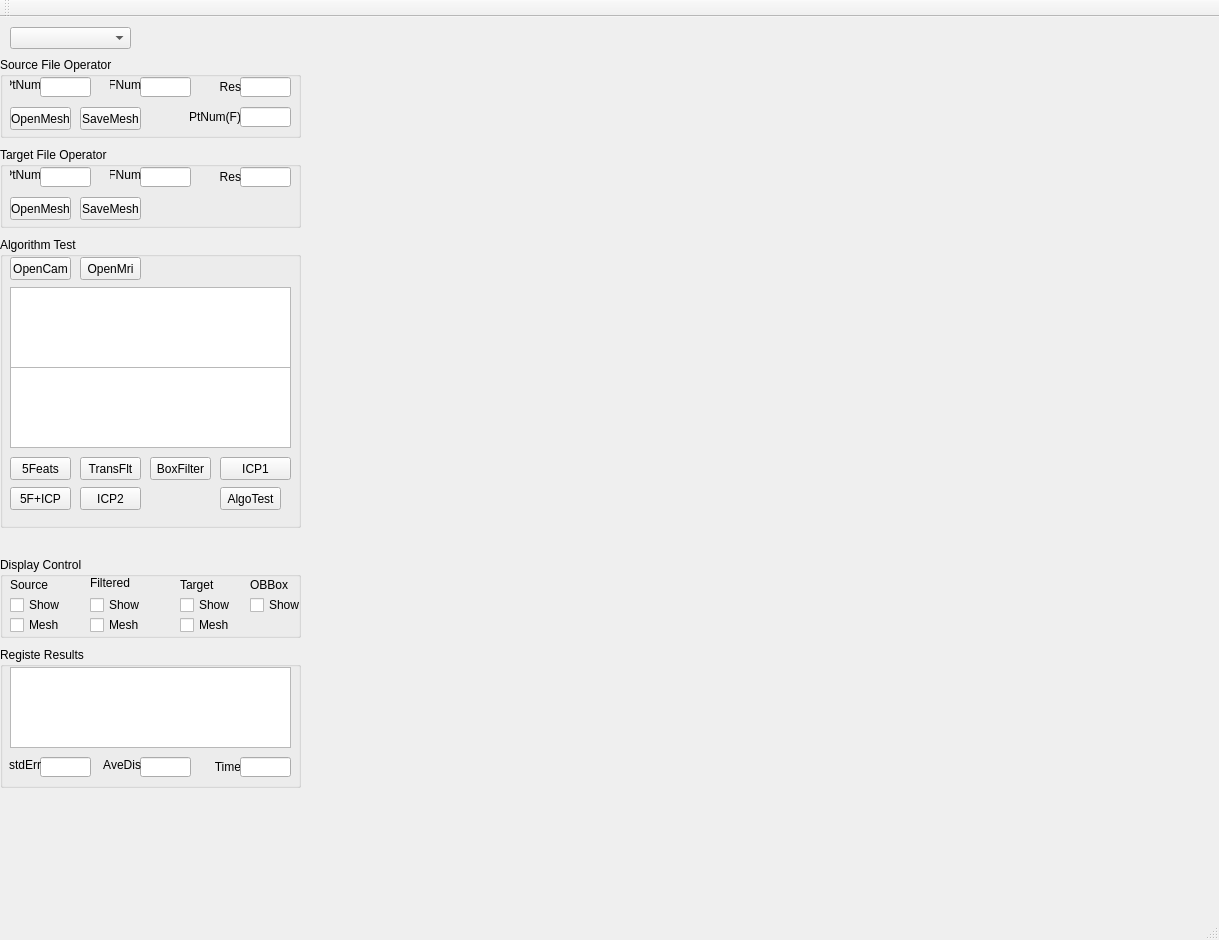
<?xml version="1.0" encoding="UTF-8"?>
<ui version="4.0">
 <class>QtRegAlgorithmClass</class>
 <widget class="QMainWindow" name="QtRegAlgorithmClass">
  <property name="geometry">
   <rect>
    <x>0</x>
    <y>0</y>
    <width>1219</width>
    <height>940</height>
   </rect>
  </property>
  <property name="windowTitle">
   <string>QtRegAlgorithm</string>
  </property>
  <widget class="QWidget" name="centralWidget">
   <widget class="QVTKWidget" name="qvtkWidget">
    <property name="geometry">
     <rect>
      <x>310</x>
      <y>0</y>
      <width>921</width>
      <height>931</height>
     </rect>
    </property>
   </widget>
   <widget class="QGroupBox" name="gBoxSrcFilesOp">
    <property name="geometry">
     <rect>
      <x>0</x>
      <y>40</y>
      <width>301</width>
      <height>81</height>
     </rect>
    </property>
    <property name="sizePolicy">
     <sizepolicy hsizetype="Fixed" vsizetype="Preferred">
      <horstretch>0</horstretch>
      <verstretch>0</verstretch>
     </sizepolicy>
    </property>
    <property name="title">
     <string>Source File Operator</string>
    </property>
    <widget class="QPushButton" name="btnSaveSrcMesh">
     <property name="geometry">
      <rect>
       <x>80</x>
       <y>50</y>
       <width>61</width>
       <height>23</height>
      </rect>
     </property>
     <property name="text">
      <string>SaveMesh</string>
     </property>
    </widget>
    <widget class="QPushButton" name="btnOpenSrcMesh">
     <property name="geometry">
      <rect>
       <x>10</x>
       <y>50</y>
       <width>61</width>
       <height>23</height>
      </rect>
     </property>
     <property name="text">
      <string>OpenMesh</string>
     </property>
    </widget>
    <widget class="QLabel" name="labSrcPtNum">
     <property name="geometry">
      <rect>
       <x>10</x>
       <y>20</y>
       <width>31</width>
       <height>16</height>
      </rect>
     </property>
     <property name="text">
      <string>PtNum</string>
     </property>
     <property name="alignment">
      <set>Qt::AlignRight|Qt::AlignTrailing|Qt::AlignVCenter</set>
     </property>
     <property name="buddy">
      <cstring>lEditSrcPtNum</cstring>
     </property>
    </widget>
    <widget class="QLineEdit" name="lEditSrcPtNum">
     <property name="geometry">
      <rect>
       <x>40</x>
       <y>20</y>
       <width>51</width>
       <height>20</height>
      </rect>
     </property>
    </widget>
    <widget class="QLineEdit" name="lEditSrcFcNum">
     <property name="geometry">
      <rect>
       <x>140</x>
       <y>20</y>
       <width>51</width>
       <height>20</height>
      </rect>
     </property>
    </widget>
    <widget class="QLabel" name="labSrcFcNum">
     <property name="geometry">
      <rect>
       <x>110</x>
       <y>20</y>
       <width>31</width>
       <height>16</height>
      </rect>
     </property>
     <property name="text">
      <string>FNum</string>
     </property>
     <property name="alignment">
      <set>Qt::AlignRight|Qt::AlignTrailing|Qt::AlignVCenter</set>
     </property>
     <property name="buddy">
      <cstring>lEditSrcPtNum</cstring>
     </property>
    </widget>
    <widget class="QLineEdit" name="lEditSrcRes">
     <property name="geometry">
      <rect>
       <x>240</x>
       <y>20</y>
       <width>51</width>
       <height>20</height>
      </rect>
     </property>
    </widget>
    <widget class="QLabel" name="labSrcRes">
     <property name="geometry">
      <rect>
       <x>220</x>
       <y>20</y>
       <width>21</width>
       <height>20</height>
      </rect>
     </property>
     <property name="text">
      <string>Res</string>
     </property>
     <property name="alignment">
      <set>Qt::AlignRight|Qt::AlignTrailing|Qt::AlignVCenter</set>
     </property>
     <property name="buddy">
      <cstring>lEditSrcPtNum</cstring>
     </property>
    </widget>
    <widget class="QLabel" name="labFltPtNum">
     <property name="geometry">
      <rect>
       <x>190</x>
       <y>50</y>
       <width>51</width>
       <height>20</height>
      </rect>
     </property>
     <property name="text">
      <string>PtNum(F)</string>
     </property>
     <property name="alignment">
      <set>Qt::AlignRight|Qt::AlignTrailing|Qt::AlignVCenter</set>
     </property>
     <property name="buddy">
      <cstring>lEditSrcPtNum</cstring>
     </property>
    </widget>
    <widget class="QLineEdit" name="lEditFltPtNum">
     <property name="geometry">
      <rect>
       <x>240</x>
       <y>50</y>
       <width>51</width>
       <height>20</height>
      </rect>
     </property>
    </widget>
   </widget>
   <widget class="QGroupBox" name="gBoxAlgormTest">
    <property name="geometry">
     <rect>
      <x>0</x>
      <y>220</y>
      <width>301</width>
      <height>291</height>
     </rect>
    </property>
    <property name="title">
     <string>Algorithm Test</string>
    </property>
    <widget class="QPushButton" name="btnICPReg">
     <property name="geometry">
      <rect>
       <x>220</x>
       <y>220</y>
       <width>71</width>
       <height>23</height>
      </rect>
     </property>
     <property name="text">
      <string>ICP1</string>
     </property>
    </widget>
    <widget class="QPushButton" name="btnFiveFeature">
     <property name="geometry">
      <rect>
       <x>10</x>
       <y>220</y>
       <width>61</width>
       <height>23</height>
      </rect>
     </property>
     <property name="text">
      <string>5Feats</string>
     </property>
    </widget>
    <widget class="QPlainTextEdit" name="txtEditMriFeaturePts">
     <property name="geometry">
      <rect>
       <x>10</x>
       <y>130</y>
       <width>281</width>
       <height>81</height>
      </rect>
     </property>
    </widget>
    <widget class="QPushButton" name="btnOpenCam5Feat">
     <property name="geometry">
      <rect>
       <x>10</x>
       <y>20</y>
       <width>61</width>
       <height>23</height>
      </rect>
     </property>
     <property name="text">
      <string>OpenCam</string>
     </property>
    </widget>
    <widget class="QPushButton" name="btnOpenMri5Feat">
     <property name="geometry">
      <rect>
       <x>80</x>
       <y>20</y>
       <width>61</width>
       <height>23</height>
      </rect>
     </property>
     <property name="text">
      <string>OpenMri</string>
     </property>
    </widget>
    <widget class="QPushButton" name="btnBoxFilter">
     <property name="geometry">
      <rect>
       <x>150</x>
       <y>220</y>
       <width>61</width>
       <height>23</height>
      </rect>
     </property>
     <property name="text">
      <string>BoxFilter</string>
     </property>
    </widget>
    <widget class="QPlainTextEdit" name="txtEditCamFeaturePts">
     <property name="geometry">
      <rect>
       <x>10</x>
       <y>50</y>
       <width>281</width>
       <height>81</height>
      </rect>
     </property>
    </widget>
    <widget class="QPushButton" name="btnTransFilter">
     <property name="geometry">
      <rect>
       <x>80</x>
       <y>220</y>
       <width>61</width>
       <height>23</height>
      </rect>
     </property>
     <property name="text">
      <string>TransFlt</string>
     </property>
    </widget>
    <widget class="QPushButton" name="btn5FPlusICP">
     <property name="geometry">
      <rect>
       <x>10</x>
       <y>250</y>
       <width>61</width>
       <height>23</height>
      </rect>
     </property>
     <property name="text">
      <string>5F+ICP</string>
     </property>
    </widget>
    <widget class="QPushButton" name="btnICP2">
     <property name="geometry">
      <rect>
       <x>80</x>
       <y>250</y>
       <width>61</width>
       <height>23</height>
      </rect>
     </property>
     <property name="text">
      <string>ICP2</string>
     </property>
    </widget>
    <widget class="QPushButton" name="btnTestAlgo">
     <property name="geometry">
      <rect>
       <x>220</x>
       <y>250</y>
       <width>61</width>
       <height>23</height>
      </rect>
     </property>
     <property name="text">
      <string>AlgoTest</string>
     </property>
    </widget>
   </widget>
   <widget class="QGroupBox" name="gBoxTarFilesOp">
    <property name="geometry">
     <rect>
      <x>0</x>
      <y>130</y>
      <width>301</width>
      <height>81</height>
     </rect>
    </property>
    <property name="sizePolicy">
     <sizepolicy hsizetype="Fixed" vsizetype="Preferred">
      <horstretch>0</horstretch>
      <verstretch>0</verstretch>
     </sizepolicy>
    </property>
    <property name="title">
     <string>Target File Operator</string>
    </property>
    <widget class="QPushButton" name="btnSaveTarMesh">
     <property name="geometry">
      <rect>
       <x>80</x>
       <y>50</y>
       <width>61</width>
       <height>23</height>
      </rect>
     </property>
     <property name="text">
      <string>SaveMesh</string>
     </property>
    </widget>
    <widget class="QPushButton" name="btnOpenTarMesh">
     <property name="geometry">
      <rect>
       <x>10</x>
       <y>50</y>
       <width>61</width>
       <height>23</height>
      </rect>
     </property>
     <property name="text">
      <string>OpenMesh</string>
     </property>
    </widget>
    <widget class="QLabel" name="labTarPtNum">
     <property name="geometry">
      <rect>
       <x>10</x>
       <y>20</y>
       <width>31</width>
       <height>16</height>
      </rect>
     </property>
     <property name="text">
      <string>PtNum</string>
     </property>
     <property name="alignment">
      <set>Qt::AlignRight|Qt::AlignTrailing|Qt::AlignVCenter</set>
     </property>
     <property name="buddy">
      <cstring>lEditSrcPtNum</cstring>
     </property>
    </widget>
    <widget class="QLineEdit" name="lEditTarPtNum">
     <property name="geometry">
      <rect>
       <x>40</x>
       <y>20</y>
       <width>51</width>
       <height>20</height>
      </rect>
     </property>
    </widget>
    <widget class="QLineEdit" name="lEditTarFcNum">
     <property name="geometry">
      <rect>
       <x>140</x>
       <y>20</y>
       <width>51</width>
       <height>20</height>
      </rect>
     </property>
    </widget>
    <widget class="QLabel" name="labTarFcNum">
     <property name="geometry">
      <rect>
       <x>110</x>
       <y>20</y>
       <width>31</width>
       <height>16</height>
      </rect>
     </property>
     <property name="text">
      <string>FNum</string>
     </property>
     <property name="alignment">
      <set>Qt::AlignRight|Qt::AlignTrailing|Qt::AlignVCenter</set>
     </property>
     <property name="buddy">
      <cstring>lEditSrcPtNum</cstring>
     </property>
    </widget>
    <widget class="QLineEdit" name="lEditTarRes">
     <property name="geometry">
      <rect>
       <x>240</x>
       <y>20</y>
       <width>51</width>
       <height>20</height>
      </rect>
     </property>
    </widget>
    <widget class="QLabel" name="labTarRes">
     <property name="geometry">
      <rect>
       <x>220</x>
       <y>20</y>
       <width>21</width>
       <height>20</height>
      </rect>
     </property>
     <property name="text">
      <string>Res</string>
     </property>
     <property name="alignment">
      <set>Qt::AlignRight|Qt::AlignTrailing|Qt::AlignVCenter</set>
     </property>
     <property name="buddy">
      <cstring>lEditSrcPtNum</cstring>
     </property>
    </widget>
   </widget>
   <widget class="QGroupBox" name="gBoxRegResults">
    <property name="geometry">
     <rect>
      <x>0</x>
      <y>630</y>
      <width>301</width>
      <height>141</height>
     </rect>
    </property>
    <property name="title">
     <string>Registe Results</string>
    </property>
    <widget class="QPlainTextEdit" name="txtEditTranMat">
     <property name="geometry">
      <rect>
       <x>10</x>
       <y>20</y>
       <width>281</width>
       <height>81</height>
      </rect>
     </property>
    </widget>
    <widget class="QLineEdit" name="lEditStdErr">
     <property name="geometry">
      <rect>
       <x>40</x>
       <y>110</y>
       <width>51</width>
       <height>20</height>
      </rect>
     </property>
    </widget>
    <widget class="QLabel" name="labErr1">
     <property name="geometry">
      <rect>
       <x>0</x>
       <y>110</y>
       <width>41</width>
       <height>16</height>
      </rect>
     </property>
     <property name="text">
      <string>stdErr</string>
     </property>
     <property name="alignment">
      <set>Qt::AlignRight|Qt::AlignTrailing|Qt::AlignVCenter</set>
     </property>
     <property name="buddy">
      <cstring>lEditSrcPtNum</cstring>
     </property>
    </widget>
    <widget class="QLineEdit" name="lEditAveDist">
     <property name="geometry">
      <rect>
       <x>140</x>
       <y>110</y>
       <width>51</width>
       <height>20</height>
      </rect>
     </property>
    </widget>
    <widget class="QLabel" name="labErr2">
     <property name="geometry">
      <rect>
       <x>100</x>
       <y>110</y>
       <width>41</width>
       <height>16</height>
      </rect>
     </property>
     <property name="text">
      <string>AveDis</string>
     </property>
     <property name="alignment">
      <set>Qt::AlignRight|Qt::AlignTrailing|Qt::AlignVCenter</set>
     </property>
     <property name="buddy">
      <cstring>lEditSrcPtNum</cstring>
     </property>
    </widget>
    <widget class="QLabel" name="labTime">
     <property name="geometry">
      <rect>
       <x>210</x>
       <y>110</y>
       <width>31</width>
       <height>20</height>
      </rect>
     </property>
     <property name="text">
      <string>Time</string>
     </property>
     <property name="alignment">
      <set>Qt::AlignRight|Qt::AlignTrailing|Qt::AlignVCenter</set>
     </property>
     <property name="buddy">
      <cstring>lEditSrcPtNum</cstring>
     </property>
    </widget>
    <widget class="QLineEdit" name="lEditTime">
     <property name="geometry">
      <rect>
       <x>240</x>
       <y>110</y>
       <width>51</width>
       <height>20</height>
      </rect>
     </property>
    </widget>
   </widget>
   <widget class="QComboBox" name="cbBoxSubjectName">
    <property name="geometry">
     <rect>
      <x>10</x>
      <y>10</y>
      <width>121</width>
      <height>22</height>
     </rect>
    </property>
   </widget>
   <widget class="QGroupBox" name="gBoxDisplayCtrl">
    <property name="geometry">
     <rect>
      <x>0</x>
      <y>540</y>
      <width>301</width>
      <height>81</height>
     </rect>
    </property>
    <property name="title">
     <string>Display Control</string>
    </property>
    <widget class="QCheckBox" name="chkSrcMesh">
     <property name="geometry">
      <rect>
       <x>10</x>
       <y>60</y>
       <width>51</width>
       <height>16</height>
      </rect>
     </property>
     <property name="text">
      <string>Mesh</string>
     </property>
    </widget>
    <widget class="QLabel" name="labSource">
     <property name="geometry">
      <rect>
       <x>10</x>
       <y>20</y>
       <width>41</width>
       <height>16</height>
      </rect>
     </property>
     <property name="text">
      <string>Source</string>
     </property>
    </widget>
    <widget class="QLabel" name="labFilter">
     <property name="geometry">
      <rect>
       <x>90</x>
       <y>20</y>
       <width>54</width>
       <height>12</height>
      </rect>
     </property>
     <property name="text">
      <string>Filtered</string>
     </property>
    </widget>
    <widget class="QLabel" name="labTarget">
     <property name="geometry">
      <rect>
       <x>180</x>
       <y>20</y>
       <width>41</width>
       <height>16</height>
      </rect>
     </property>
     <property name="text">
      <string>Target</string>
     </property>
    </widget>
    <widget class="QCheckBox" name="chkSrcShow">
     <property name="geometry">
      <rect>
       <x>10</x>
       <y>40</y>
       <width>51</width>
       <height>16</height>
      </rect>
     </property>
     <property name="text">
      <string>Show</string>
     </property>
    </widget>
    <widget class="QCheckBox" name="chkFltShow">
     <property name="geometry">
      <rect>
       <x>90</x>
       <y>40</y>
       <width>51</width>
       <height>16</height>
      </rect>
     </property>
     <property name="text">
      <string>Show</string>
     </property>
    </widget>
    <widget class="QCheckBox" name="chkFltMesh">
     <property name="geometry">
      <rect>
       <x>90</x>
       <y>60</y>
       <width>51</width>
       <height>16</height>
      </rect>
     </property>
     <property name="text">
      <string>Mesh</string>
     </property>
    </widget>
    <widget class="QCheckBox" name="chkTarShow">
     <property name="geometry">
      <rect>
       <x>180</x>
       <y>40</y>
       <width>51</width>
       <height>16</height>
      </rect>
     </property>
     <property name="text">
      <string>Show</string>
     </property>
    </widget>
    <widget class="QCheckBox" name="chkTarMesh">
     <property name="geometry">
      <rect>
       <x>180</x>
       <y>60</y>
       <width>51</width>
       <height>16</height>
      </rect>
     </property>
     <property name="text">
      <string>Mesh</string>
     </property>
    </widget>
    <widget class="QLabel" name="labBox">
     <property name="geometry">
      <rect>
       <x>250</x>
       <y>20</y>
       <width>41</width>
       <height>16</height>
      </rect>
     </property>
     <property name="text">
      <string>OBBox</string>
     </property>
    </widget>
    <widget class="QCheckBox" name="chkObbShow">
     <property name="geometry">
      <rect>
       <x>250</x>
       <y>40</y>
       <width>51</width>
       <height>16</height>
      </rect>
     </property>
     <property name="text">
      <string>Show</string>
     </property>
    </widget>
   </widget>
  </widget>
  <widget class="QMenuBar" name="menuBar">
   <property name="geometry">
    <rect>
     <x>0</x>
     <y>0</y>
     <width>1219</width>
     <height>23</height>
    </rect>
   </property>
  </widget>
  <widget class="QToolBar" name="mainToolBar">
   <attribute name="toolBarArea">
    <enum>TopToolBarArea</enum>
   </attribute>
   <attribute name="toolBarBreak">
    <bool>false</bool>
   </attribute>
  </widget>
  <widget class="QStatusBar" name="statusBar"/>
 </widget>
 <layoutdefault spacing="6" margin="11"/>
 <customwidgets>
  <customwidget>
   <class>QVTKWidget</class>
   <extends>QWidget</extends>
   <header>QVTKWidget.h</header>
  </customwidget>
 </customwidgets>
 <resources>
  <include location="QtRegAlgorithm.qrc"/>
 </resources>
 <connections/>
</ui>
